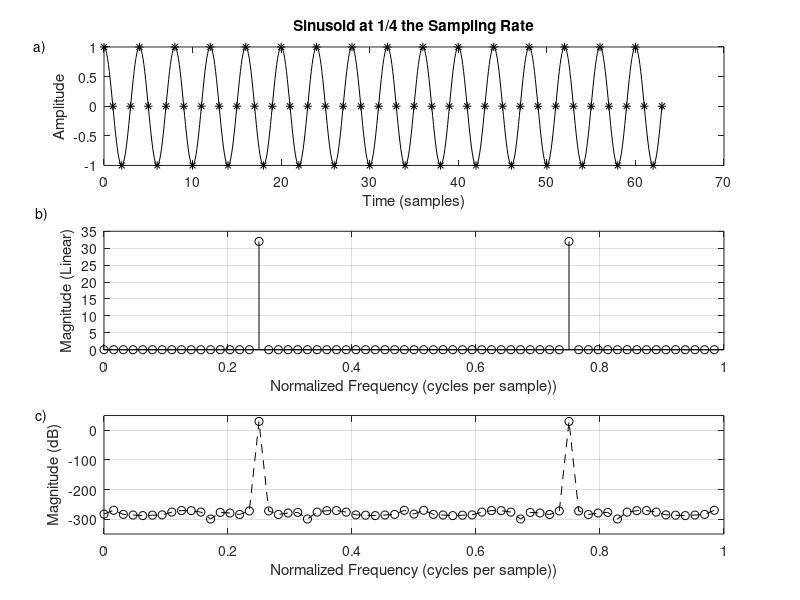

MATLAB code for this plot:
% Parameters:
N = 64;              % Must be a power of two
T = 1;               % Set sampling rate to 1
A = 1;               % Sinusoidal amplitude
phi = 0;             % Sinusoidal phase
f = 0.25;            % Frequency (cycles/sample)
n = [0:N-1];         % Discrete time axis
x = A*cos(2*pi*n*f*T+phi); % Sampled sinusoid
X = fft(x);          % Spectrum

% Plot time data:
figure(1);
subplot(3,1,1);
plot(n,x,'*k');
ni = [0:.1:N-1];     % Interpolated time axis
hold on;
plot(ni,A*cos(2*pi*ni*f*T+phi),'-k'); grid off;
title('Sinusoid at 1/4 the Sampling Rate');
xlabel('Time (samples)');
ylabel('Amplitude');
text(-8,1,'a)');
hold off;

% Plot spectral magnitude:
magX = abs(X);
fn = [0:1/N:1-1/N];  % Normalized frequency axis
subplot(3,1,2);
stem(fn,magX,'ok'); grid on;
xlabel('Normalized Frequency (cycles per sample))');
ylabel('Magnitude (Linear)');
text(-.11,40,'b)');

% Same thing on a dB scale:
spec = 20*log10(magX); % Spectral magnitude in dB
subplot(3,1,3);
plot(fn,spec,'--ok'); grid on;
axis([0 1 -350 50]);
xlabel('Normalized Frequency (cycles per sample))');
ylabel('Magnitude (dB)');
text(-.11,50,'c)');
